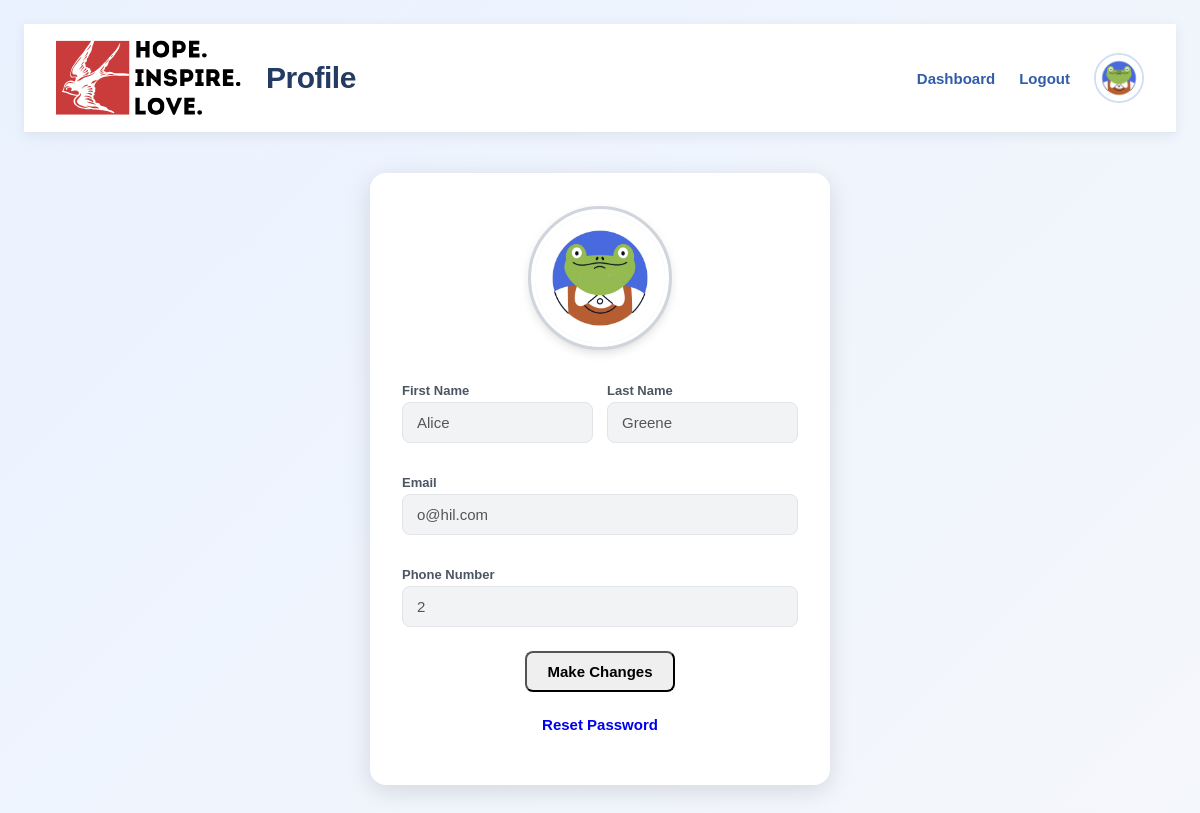
Screenshot of /UserInfo.php (signed in) with the database file from the repository.
### tables this page shows
CREATE TABLE IF NOT EXISTS Users (
    User_ID INT AUTO_INCREMENT PRIMARY KEY,
    Role_ID INT NOT NULL,
    First_Name VARCHAR(50) NOT NULL,
    Last_Name VARCHAR(50) NOT NULL,
    Username VARCHAR(20) NOT NULL UNIQUE,
    Email VARCHAR(255) NOT NULL UNIQUE,
    Phone_Number VARCHAR(20) NOT NULL,
    Creation_Date DATETIME NOT NULL DEFAULT CURRENT_TIMESTAMP,
    Password_Hash VARCHAR(255) NOT NULL,
    Photo VARCHAR(500),

     
    FOREIGN KEY (Role_ID) REFERENCES Roles(Role_ID)
);

### UserInfo.php (the view, shortened to what this page needs)
<?php
require_once "helpers/config.php";
$userId  = (int) $_SESSION['user_id'];
$stmt = $conn->prepare(
    "SELECT First_Name, Last_Name, Email, Phone_Number FROM Users WHERE User_ID = ?"
);
$stmt->bind_param("i", $userId);
$stmt->execute();
$user = $stmt->get_result()->fetch_assoc();
$photoSrc = "images/profile_pic.png";
function h($s) { return htmlspecialchars((string)$s, ENT_QUOTES, 'UTF-8'); }
?>
<!DOCTYPE html>
<html>
    <head>
        <link rel="stylesheet" href="styles/main.css">
        <link rel="stylesheet" href="styles/userinfo.css">
    </head>
    <body>
        <?php
        include("helpers/header.php");
        ?>
        <div class="page-container">
            <div class="card profile-form">
                <img class="profile-photo" src="<?= h($photoSrc) ?>" alt="Profile photo">
                <form method="POST" action="UserInfo.php" id="infoForm">
                    <div class="profile-row">
                        <label class="field">First Name
                            <input type="text" name="first_name" placeholder="First Name"
                               value="<?= h($user['First_Name']) ?>" readonly required>
                        </label>
                        <label class="field">Last Name
                            <input type="text" name="last_name" placeholder="Last Name"
                               value="<?= h($user['Last_Name']) ?>" readonly required>
                        </label>
                    </div>
                    <div class="profile-row">
                        <label class="field">Email
                            <input type="email" name="email" placeholder="Email"
                               value="<?= h($user['Email']) ?>" readonly required>
                        </label>
                    </div>
                    <div class="profile-row">
                        <label class="field">Phone Number
                            <input type="tel" name="phone" placeholder="Phone"
                               value="<?= h($user['Phone_Number']) ?>" readonly required>
                        </label>
                    </div>
                    <div class="profile-row">
                        <button type="button" class="btn" id="editBtn">Make Changes</button>
                    </div>
                </form>
                <div class="profile-row">
                    <a class="btn" href="changePassword.php">Reset Password</a>
                </div>
            </div>
        </div>
    </body>
</html>

### styles/main.css (style rules this page uses)
body { min-height: 100vh; margin: 0; padding: 24px; box-sizing: border-box; background: linear-gradient(135deg, #eaf2ff, #f5f7fb); font-family: Arial, Helvetica, sans-serif; color: #243047; }
form { display: flex; flex-direction: column; gap: 10px; }
form label { margin-top: 8px; font-size: 14px; font-weight: 600; color: #374151; }
form input { width: 100%; padding: 12px 14px; box-sizing: border-box; border: 1px solid #d1d9e6; border-radius: 8px; background-color: #f9fafc; font-size: 15px; color: #243047; transition: border-color 0.2s, box-shadow 0.2s; }
form input::placeholder { color: #9ca3af; }

### styles/userinfo.css (style rules this page uses)
.card.profile-form { max-width: 460px; margin: 40px auto; padding: 36px 32px 28px; background: #ffffff; color: #222; border-radius: 16px; box-shadow: 0 6px 24px rgba(0, 0, 0, 0.12); text-align: center; box-sizing: border-box; }
.profile-form .profile-photo { width: 130px; height: 130px; display: block; margin: 0 auto 28px; border-radius: 50%; border: 4px solid #ffffff; outline: 3px solid #d0d5dd; background: #e9ecef; object-fit: cover; box-shadow: 0 4px 12px rgba(0, 0, 0, 0.18); }
.profile-form .profile-row { display: flex; flex-wrap: wrap; gap: 14px; justify-content: center; margin-bottom: 14px; }
.profile-form input[type="text"], .profile-form input[type="email"], .profile-form input[type="tel"] { flex: 1 1 180px; min-width: 0; padding: 11px 14px; font-size: 15px; color: #222; background: #ffffff; border: 1px solid #c4cad3; border-radius: 8px; box-sizing: border-box; transition: border-color 0.15s, box-shadow 0.15s; }
.profile-form .profile-row:nth-of-type(2) input, .profile-form .profile-row:nth-of-type(3) input { flex-basis: 100%; }
.profile-form input[readonly] { background: #f1f3f5; color: #555; border-color: #e1e4e8; cursor: default; }
.profile-form label.field { display: flex; flex-direction: column; gap: 4px; flex: 1 1 180px; min-width: 0; text-align: left; font-size: 13px; font-weight: 600; color: #4b5563; }
.profile-form .profile-row label.field input { flex: none; width: 100%; font-weight: normal; }
.profile-form .profile-row:nth-of-type(2) label.field, .profile-form .profile-row:nth-of-type(3) label.field { flex-basis: 100%; }
.profile-form .btn { display: inline-block; min-width: 130px; padding: 10px 20px; font-size: 15px; font-weight: 600; text-align: center; text-decoration: none; border-radius: 8px; cursor: pointer; transition: transform 0.1s, box-shadow 0.15s; }

### rows the page displays
users: first_name "Alice", last_name "Greene", email "o@hil.com", phone "2"

### other values shown
$title "Profile"
